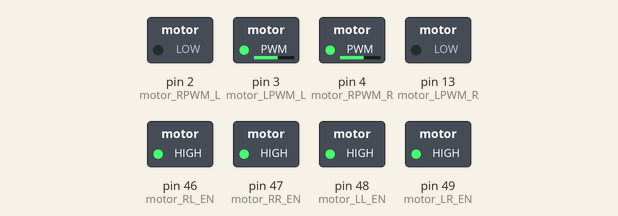
This sketch was run on a simulated Arduino Mega 2560, built with avr-gcc and run on an emulated ATmega2560. Shown: switched loads named in the sketch (green lamp = pin HIGH).

Above: at 0.1 s.
Timing chart, 0 to 1.6 s (numbered marks = the images above):
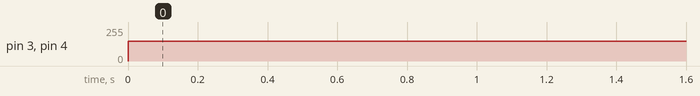

Measured:
- by itself, pin 3 (motor_LPWM_L), pin 4 (motor_RPWM_R): 0/255 → 150/255 at 0.00 s

The sketch:

1test.ino
```cpp
/// Left READ MARKER
//GND - white
//3,3 - read
//CE - orange
//scn - blue
//sck - pupple
//mosi - green
//miso -  yellow

//Подаваемая мощность. По два параметра на драйвер. Один на движение вперед, другой назад.
#define motor_RPWM_L 2
#define motor_LPWM_L 3
#define motor_RPWM_R 4
#define motor_LPWM_R 13

//Инициализация(разрешенька для движения вперед/назад)
#define motor_LL_EN 48
#define motor_LR_EN 49
#define motor_RL_EN 46
#define motor_RR_EN 47

#define motor_power 255
#define CW 1
#define STOP 0
#define CCW -1

void runMotors(int16_t leftM, int16_t rightM)
{
  if (leftM >= 0){
    analogWrite(motor_RPWM_L, 0);//назад зануляем
    analogWrite(motor_LPWM_L, abs(leftM));
  }
  else{
     analogWrite(motor_RPWM_L, abs(leftM));
     analogWrite(motor_LPWM_L, 0);
  }

  if (rightM >= 0)
  {
    analogWrite(motor_RPWM_R, 0);
    analogWrite(motor_LPWM_R, abs(rightM));
  }
  else
  {
     analogWrite(motor_RPWM_R, abs(rightM));
     analogWrite(motor_LPWM_R, 0);
  }
}

void setup() {
  pinMode(motor_RPWM_L, OUTPUT);
  pinMode(motor_LPWM_L, OUTPUT);
  pinMode(motor_RPWM_R, OUTPUT);
  pinMode(motor_LPWM_R, OUTPUT);

  pinMode(motor_LL_EN, OUTPUT);
  pinMode(motor_LR_EN, OUTPUT);

  pinMode(motor_RL_EN, OUTPUT);
  pinMode(motor_RR_EN, OUTPUT);

  digitalWrite(motor_LL_EN, HIGH);
  digitalWrite(motor_LR_EN, HIGH);

  digitalWrite(motor_RL_EN, HIGH);
  digitalWrite(motor_RR_EN, HIGH);

}

int lValue, rValue, vLeft, vRight;
int v0 = 60;
double k = 0.05;

void loop() {
  runMotors(150, -150);
}
```
